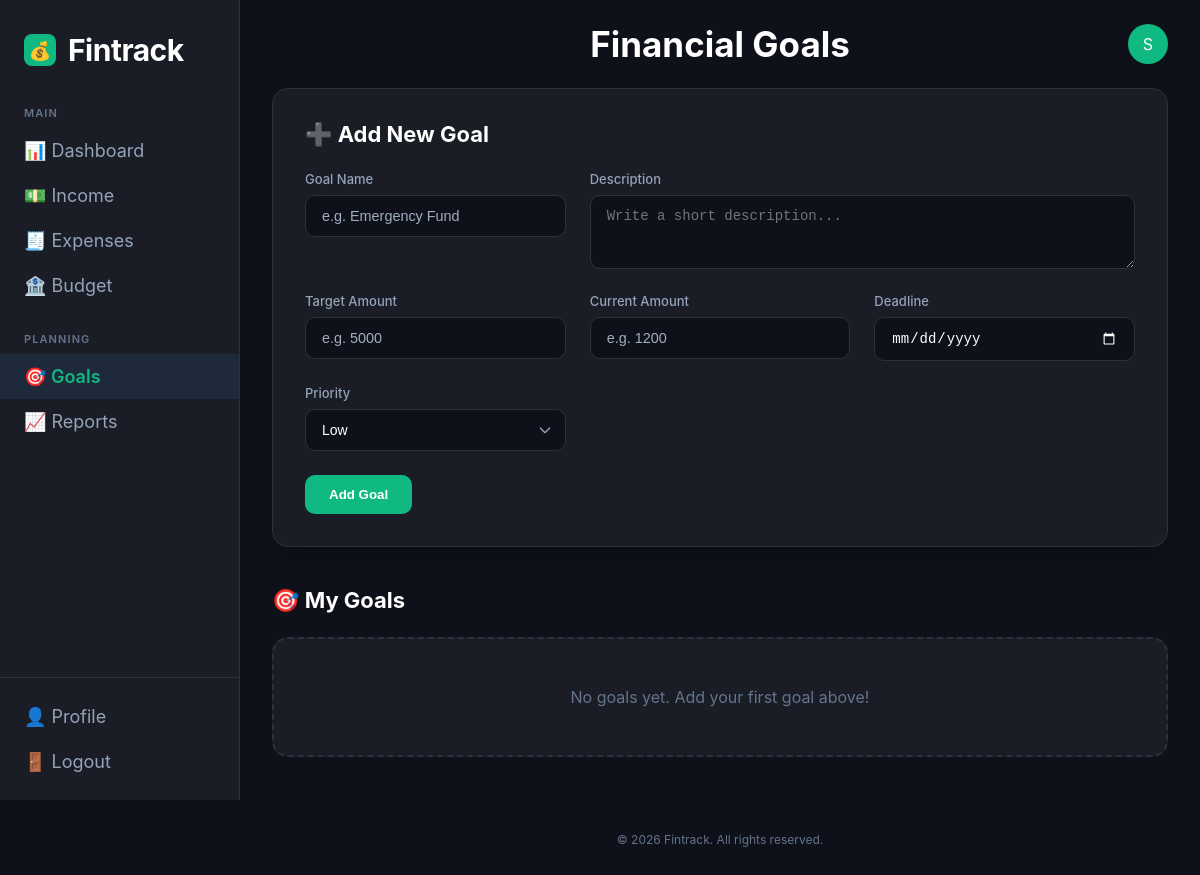
Page /goals/ (signed in) on the earlier database version.
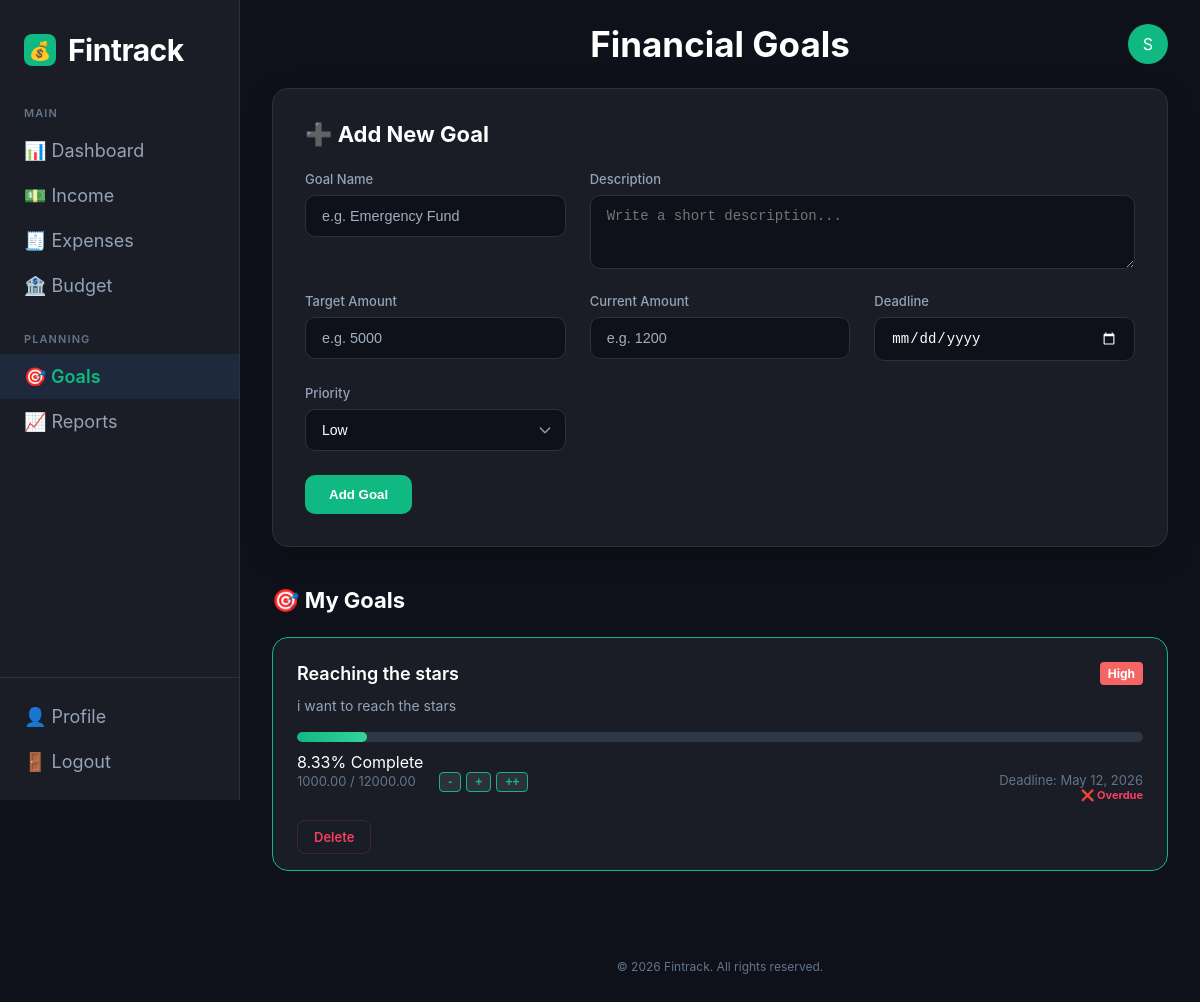
Same page on the later database version.
### users/models.py (models this page shows, shortened)
class User(AbstractUser):
    total_balance = models.FloatField(default=0.0)
    job_title     = models.CharField(max_length=100, blank=True, default="")
    phone_number  = models.CharField(max_length=20,  blank=True, default="")
    country       = models.CharField(max_length=100, blank=True, default="")
    city          = models.CharField(max_length=100, blank=True, default="")
    avatar = models.ImageField(upload_to='avatars/', blank=True, null=True)

### goals/models.py (models this page shows)
class Goal(models.Model):
    user = models.ForeignKey(settings.AUTH_USER_MODEL, on_delete=models.CASCADE, null=True)
    goalTitle=models.CharField(max_length=100)
    goalAmount=models.DecimalField(max_digits=10,decimal_places=2)
    currentAmount=models.DecimalField(max_digits=10,decimal_places=2,default=0)
    goalDeadline=models.DateField()
    goalDescription=models.TextField(blank=True)
    PRIORITY_CHOICES = [
        ('low', 'Low'),
        ('medium', 'Medium'),
        ('high', 'High'),
    ]
    goalPriority=models.CharField(max_length=10, choices=PRIORITY_CHOICES, default='medium')
    @property
    def progress_percentage(self):
        if self.goalAmount and self.goalAmount > 0:
            percent = (self.currentAmount / self.goalAmount) * 100
            return min(percent, 100)
        return 0

### goals/views.py (the view, shortened to what this page needs)
# urls.py: path('', views.goals_view, name='goals'),
def goals_view(request):
    goals = Goal.objects.filter(user=request.user)
    today = timezone.now().date()
    for x in goals:
        if x.goalDeadline:
            days_left = (x.goalDeadline - today).days
            if days_left < 0:
                x.deadline_status = "expired"
            elif days_left <= 3:
                x.deadline_status = "urgent"
            else:
                x.deadline_status = "safe"
        else:
            x.deadline_status = "none"
    return render(request, 'goals/goals.html', {'goals': goals})

### goals/templates/goals/goals.html (shortened to what this page needs)
{% load static %}
<!DOCTYPE html>
<html lang="en">
<head>
    <link rel="stylesheet" href="{% static 'side-bar.css' %}">
    <link rel="stylesheet" href="{% static 'goals.css' %}">
</head>
<body>
    <div class="app">
        <aside id="sidebar"></aside>
        <div class="main">
            <nav class="topbar">
                <div class="page-title">Financial Goals</div>
                <div class="avatar">
                    {% if user.avatar %}
                        <img src="{{ user.avatar.url }}" style="width:100%;height:100%;object-fit:cover;border-radius:50%;">
                    {% else %}
                        {{ user.username|first|upper }}
                    {% endif %}
                </div>
            </nav>
            <div class="content">
                <form method="POST" id="goalForm" novalidate>
                    <div class="form-card">
                        <h2>➕ Add New Goal</h2>
                        <div class="form-grid">
                            <div class="form-group">
                                <label for="goalName">Goal Name</label>
                                <input type="text" name="goalName" required placeholder="e.g. Emergency Fund">
                            </div>
                            <div class="form-group" style="grid-column: span 2;">
                                <label for="goalDescription">Description</label>
                                <textarea name="goalDescription" required placeholder="Write a short description..." rows="3"></textarea>
                            </div>
                            <div class="form-group">
                                <label for="goalTarget">Target Amount</label>
                                <div style="display: flex; gap: 5px;">
                                    <input type="number" name="goalTarget" min="1" required placeholder="e.g. 5000" min="1" style="flex: 3;">
                                </div>
                            </div>
                            <div class="form-group">
                                <label for="goalCurrent">Current Amount</label>
                                <input type="number" name="goalCurrent" required placeholder="e.g. 1200" min="0">
                            </div>
                            <div class="form-group">
                                <label for="goalDeadline">Deadline</label>
                                <input type="date" name="goalDeadline" required>
                            </div>
                            <div class="form-group">
                                <label for="goalPriority">Priority</label>
                                <select name="goalPriority">
                                    <option value="low">Low</option>
                                </select>
                            </div>
                        </div>
                        <button type="submit" onclick="validateAndConfirm()" class="btn-add">Add Goal</button>
                    </div>
                </form>
                <div class="goals-section">
                    <h2>🎯 My Goals</h2>
                    {% if goals %}
                        {% for x in goals %}
                            <div class="goal-card">
                                <div class="goal-header">
                                    <h3>{{ x.goalTitle }}</h3>
                                    <span class="priority-badge {{ x.goalPriority }}">{{ x.goalPriority|title }}</span>
                                </div>
                                <p class="description">{{ x.goalDescription }}</p>
                                <div class="progress-bar">
                                    <div class="progress" style="--width: {{ x.progress_percentage }}%;"></div>
                                </div>
                                <span class="progress-text">{{ x.progress_percentage|floatformat:2 }}% Complete</span>
                                <div class="goal-footer">
                                    <div class="amount-info">
                                        <span>{{ x.currentAmount }} / {{ x.goalAmount }}</span>
                                        <div class="quick-update-btns" style="display: inline-flex; gap: 5px; margin-left: 10px;">
                                            <div class="quick-update-btns" style="display: inline-flex; gap: 5px; margin-left: 10px;">
                                                <button onclick="quickUpdate('{{ x.id }}', -10)" class="btn-small" >-</button>
                                                <button onclick="quickUpdate('{{ x.id }}', 10)" class="btn-small">+</button>
                                                <button onclick="quickUpdate('{{ x.id }}', 100)" class="btn-small">++</button>
                                            </div>
                                        </div>
                                    </div>
                                    <div style="display: flex; flex-direction: column; align-items: flex-end;">
                                        <span>Deadline: {{ x.goalDeadline }}</span>
                                        {% if x.deadline_status == 'urgent' %}
                                            <small style="color: #ed8936; font-weight: bold; font-size: 11px;">⚠️ Approaches!</small>
                                        {% elif x.deadline_status == 'expired' %}
                                            <small style="color: #f43f5e; font-weight: bold; font-size: 11px;">❌ Overdue</small>
                                        {% endif %}
                                    </div>
                                </div>
                                <div style="margin-top: 10px;">
                                    <a href="{% url 'delete_goal' x.id %}" class="btn-delete"
                                    onclick="return confirm('Are you sure you want to delete this goal?');">
                                    Delete
                                    </a>
                                </div>
                            </div>
                        {% endfor %}
                    {% else %}
                        <div class="empty-state" id="emptyState">
                            <p>No goals yet. Add your first goal above!</p>
                        </div>
                    {% endif %}
                </div>
            </div>
        </div>
    </div>
    <footer class="footer">
        <p>© 2026 Fintrack. All rights reserved.</p>
    </footer>
</body>
</html>

### static/side-bar.css (style rules this page uses)
* { margin: 0; padding: 0; box-sizing: border-box; }
body { font-family: 'Inter', 'Segoe UI', sans-serif; background-color: #0f111a; color: #ffffff; }
.app { display: flex; min-height: 100vh; }
aside#sidebar { width: 240px; background-color: #1a1d26; border-right: 1px solid #2d313e; display: flex; flex-direction: column; position: fixed; height: 100vh; z-index: 100; }
.main { margin-left: 240px; flex: 1; background-color: #0f111a; }
.topbar { display: flex; align-items: center; justify-content: space-between; padding: 1.5rem 2rem; position: relative; }
.page-title { font-size: 35px; font-weight: 700; position: absolute; left: 50%; transform: translateX(-50%); }
.avatar { margin-left: auto; width: 40px; height: 40px; background-color: #10b981; border-radius: 50%; }
.content { padding: 0 2rem 2rem; display: grid; grid-template-columns: repeat(auto-fit, minmax(200px, 1fr)); gap: 1.5rem; }
footer.footer { margin-left: 240px; padding: 2rem; text-align: center; font-size: 12px; color: #64748b; }
.avatar { margin-left: auto; width: 40px; height: 40px; border-radius: 50%; overflow: hidden; display: flex; align-items: center; justify-content: center; }

### goals/static/goals.css (style rules this page uses)
.content { display: block !important; }
.content h2 { font-size: 22px; font-weight: 700; margin-bottom: 1.5rem; color: #ffffff; display: flex; align-items: center; gap: 12px; }
.form-card { background-color: #1a1d26; padding: 2rem; border-radius: 16px; border: 1px solid #2d313e; margin-bottom: 2.5rem; box-shadow: 0 10px 30px rgba(0, 0, 0, 0.2); }
.form-grid { display: grid; grid-template-columns: repeat(auto-fit, minmax(240px, 1fr)); gap: 1.5rem; margin-bottom: 1.5rem; }
.form-group { display: flex; flex-direction: column; gap: 8px; }
.form-group label { font-size: 13px; color: #94a3b8; font-weight: 500; }
.form-group input, .form-group select, .form-group textarea { background-color: #0f111a; border: 1px solid #2d313e; padding: 12px 16px; border-radius: 10px; color: #ffffff; font-size: 14px; transition: all 0.3s ease; width: 100%; }
.form-group select { appearance: none; background-repeat: no-repeat; background-position: right 12px center; background-size: 16px; }
.goals-section { margin-top: 2rem; }
.goal-card { background-color: #1a1d26; padding: 1.5rem; border-radius: 16px; border: 1px solid #10b981; margin-bottom: 1.5rem; transition: all 0.3s ease; }
.goal-header { display: flex; justify-content: space-between; align-items: center; margin-bottom: 0.5rem; }
.goal-header h3 { font-size: 18px; font-weight: 600; color: #ffffff; }
.description { color: #94a3b8; font-size: 14px; line-height: 1.5; margin-bottom: 1rem; }
.progress-bar { background-color: #0f111a; height: 10px; border-radius: 10px; margin: 1rem 0; position: relative; overflow: hidden; display: flex; align-items: center; }
.progress { background: linear-gradient(90deg, #10b981, #34d399); height: 100%; border-radius: 10px; transition: width 0.5s ease; }
.goal-footer { display: flex; justify-content: space-between; font-size: 13px; color: #64748b; margin-bottom: 1.5rem; }
.btn-delete { color: #f43f5e; text-decoration: none; font-size: 13px; font-weight: 600; padding: 8px 16px; border: 1px solid rgba(244, 63, 94, 0.2); border-radius: 8px; transition: all 0.2s; }
.btn-add { background-color: #10b981; color: white; border: none; padding: 12px 24px; border-radius: 10px; font-weight: 600; cursor: pointer; transition: all 0.2s; }
.progress-bar { width: 100%; height: 10px; background-color: #2d3748; border-radius: 5px; overflow: hidden; margin: 10px 0; position: relative; }
.progress { background: linear-gradient(90deg, #10b981, #34d399); height: 100%; border-radius: 10px; transition: width 0.3s ease; width: var(--width, 0%); }
.priority-badge { padding: 4px 8px; border-radius: 4px; font-size: 12px; font-weight: bold; text-transform: capitalize; }
.priority-badge.high { background-color: #f56565; color: white; }
.goal-header { display: flex; justify-content: space-between; align-items: center; margin-bottom: 10px; }
input, textarea, select { border: 1px solid #2d3748; transition: border 0.3s ease; }
input::placeholder { color: #a0aec0; font-size: 0.9rem; }
.btn-small { background-color: #2d313e; color: #10b981; border: 1px solid #10b981; border-radius: 4px; padding: 2px 8px; cursor: pointer; font-size: 12px; font-weight: bold; transition: 0.2s; }

Differences in the rows shown:
added Goal: goalTitle "Reaching the stars", goalPriority "High", goalDescription "i want to reach the stars", progress_percentage "8.33", currentAmount "1000.00", goalAmount "12000.00", goalDeadline "May 12, 2026", shows "❌ Overdue"
Other differences:
text no longer shown: "No goals yet. Add your first goal above!"
